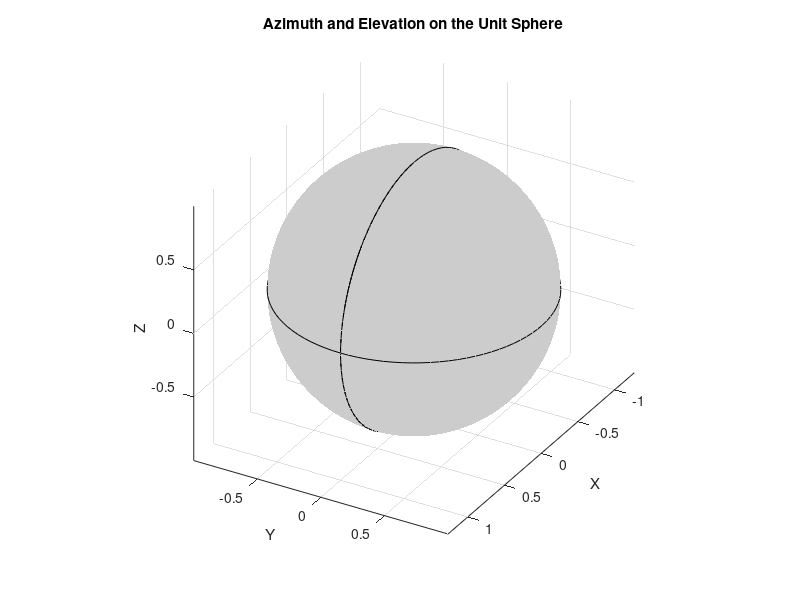

MATLAB code for this plot:
function plot_sphere_with_azimuth_and_elevation()
    % Create a figure with a 3D unit sphere and draw azimuth/elevation lines
    figure;
    hold on;
    
    % Plot a smooth unit sphere without mesh lines
    [sx, sy, sz] = sphere(1000);  % Higher resolution for smooth appearance
    surf(sx, sy, sz, 'FaceAlpha', 1, 'EdgeColor', 'none', 'FaceColor', [0.8 0.8 0.8]);
    axis equal;
 
    
    % Define parameters for the circle (equator) and azimuth/elevation lines
    theta = linspace(0, 2*pi, 100);  % Parameter for full circle
    
    % Equator (Azimuthal Circle)
    equator_x = cos(theta);
    equator_y = sin(theta);
    equator_z = zeros(size(theta));
    plot3(equator_x, equator_y, equator_z, 'k-');  % Thick black line for equator
    
    % Draw equally spaced azimuth lines (meridians)
    num_azimuth_lines = 2;                % Number of azimuth lines (meridians)
    azimuth_angles = linspace(0, 2*pi, num_azimuth_lines );  % Equally spaced angles from 0 to 2*pi
    azimuth_angles(end) = [];             % Remove the last angle as it's the same as the first (2*pi)

    for az = azimuth_angles
        x = cos(az) * sin(theta);
        y = sin(az) * sin(theta);
        z = cos(theta);
        plot3(x, y, z, 'k-', 'LineWidth', 0.5);  % Thin black lines for azimuth
    end
    
    % Draw elevation lines from equator to zenith (vertical meridian)
    elevation_angles = linspace(0, pi, 100);  % Vertical angle from equator to zenith
    x_elev = sin(elevation_angles);
    z_elev = cos(elevation_angles);
    y_elev = zeros(size(elevation_angles));
    plot3(x_elev, y_elev, z_elev, 'k-', 'LineWidth', 0.5);  % Thin black line for elevation
   
    
    % Set view and axis properties for better visualization
    view([120 30]);  % Adjust view angle for better perspective
    xlabel('X');
    ylabel('Y');
    zlabel('Z');
    title('Azimuth and Elevation on the Unit Sphere');
    grid on;
    hold off;
end
